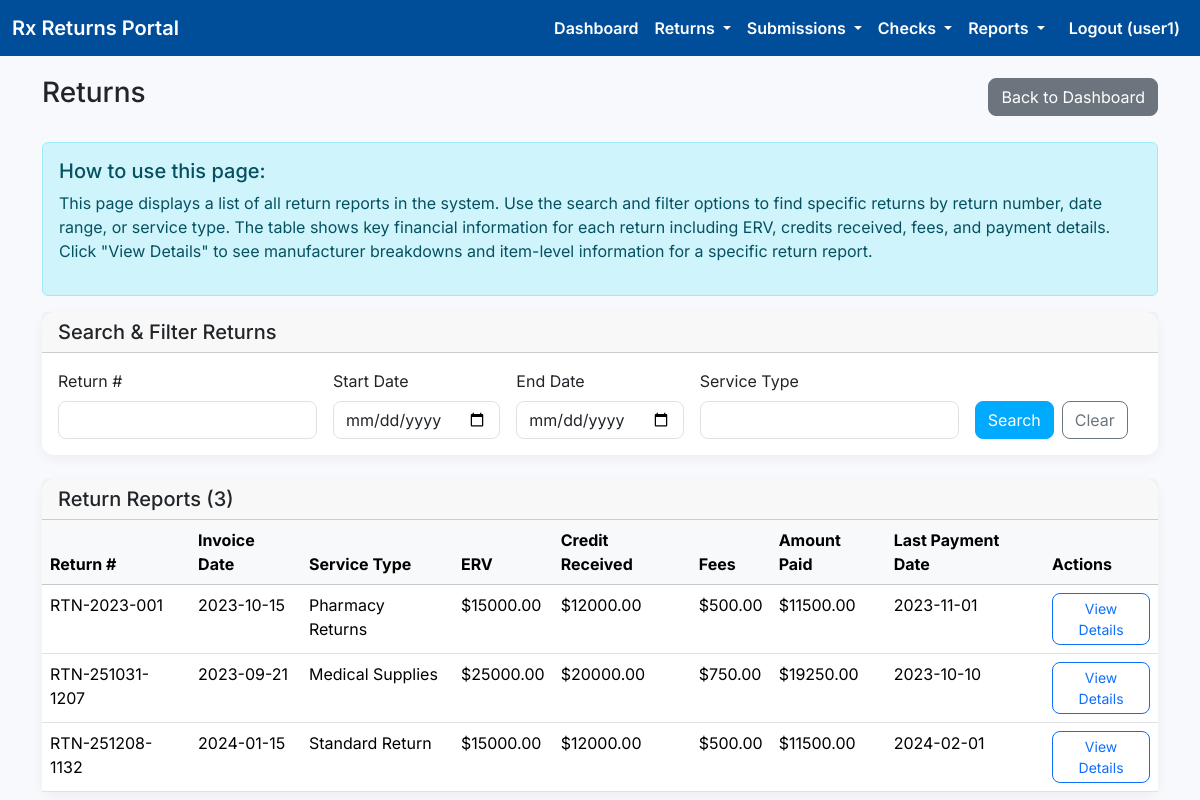
The app's page /returns (signed in) with its own data.
### models.py (models this page shows, shortened)
class User(UserMixin, db.Model):
    __tablename__ = 'users'
    id = db.Column(db.Integer, primary_key=True)
    username = db.Column(db.String(80), unique=True, nullable=False)
    email = db.Column(db.String(120), unique=True, nullable=False)
    password_hash = db.Column(db.String(256), nullable=False)
    company_name = db.Column(db.String(120))
    role = db.Column(db.String(20), nullable=False, default='user')

class ReturnReport(db.Model):
    __tablename__ = 'return_reports'
    id = db.Column(db.Integer, primary_key=True)
    return_no = db.Column(db.String(50), unique=True, nullable=False)
    invoice_date = db.Column(db.Date, nullable=False)
    service_type = db.Column(db.String(100), nullable=False)
    ERV = db.Column(db.Float, nullable=False)
    credit_received = db.Column(db.Float, nullable=False)
    fees = db.Column(db.Float, nullable=False)
    amount_paid = db.Column(db.Float, nullable=False)
    last_payment_date = db.Column(db.Date, nullable=False)
    breakdowns = db.relationship('ManufacturerBreakdown', backref='return_report', lazy=True)
    items = db.relationship('ReturnItem', backref='return_report', lazy=True)

### app.py (the view)
@app.route('/returns')
@login_required
def returns():
    return_no = request.args.get('return_no', '')
    start_date = request.args.get('start_date', '')
    end_date = request.args.get('end_date', '')
    service_type = request.args.get('service_type', '')
    query = ReturnReport.query
    if return_no:
        query = query.filter(ReturnReport.return_no.ilike(f'%{return_no}%'))
    if start_date:
        query = query.filter(ReturnReport.invoice_date >= start_date)
    if end_date:
        query = query.filter(ReturnReport.invoice_date <= end_date)
    if service_type:
        query = query.filter(ReturnReport.service_type.ilike(f'%{service_type}%'))
    returns_list = query.all()
    return render_template('returns.html', returns=returns_list, return_no=return_no, start_date=start_date, end_date=end_date, service_type=service_type)

### app.py (called while the page is built)
@login_manager.user_loader
def load_user(user_id):
    return User.query.get(int(user_id))

### templates/returns.html (shortened to what this page needs)
{% extends "base.html" %}
{% block content %}
<div class="row">
    <div class="col-12">
        <div class="d-flex justify-content-between align-items-center mb-4">
            <h1 class="h3">Returns</h1>
            <a href="{{ url_for('dashboard') }}" class="btn btn-secondary">Back to Dashboard</a>
        </div>
        <div class="alert alert-info">
            <h5>How to use this page:</h5>
            <p>This page displays a list of all return reports in the system. Use the search and filter options to find specific returns by return number, date range, or service type. The table shows key financial information for each return including ERV, credits received, fees, and payment details. Click "View Details" to see manufacturer breakdowns and item-level information for a specific return report.</p>
        </div>
        <div class="card mb-4">
            <div class="card-header">
                <h5 class="mb-0">Search & Filter Returns</h5>
            </div>
            <div class="card-body">
                <form method="GET" class="row g-3">
                    <div class="col-md-3">
                        <label for="return_no" class="form-label">Return #</label>
                        <input type="text" class="form-control" id="return_no" name="return_no" value="{{ return_no }}">
                    </div>
                    <div class="col-md-2">
                        <label for="start_date" class="form-label">Start Date</label>
                        <input type="date" class="form-control" id="start_date" name="start_date" value="{{ start_date }}">
                    </div>
                    <div class="col-md-2">
                        <label for="end_date" class="form-label">End Date</label>
                        <input type="date" class="form-control" id="end_date" name="end_date" value="{{ end_date }}">
                    </div>
                    <div class="col-md-3">
                        <label for="service_type" class="form-label">Service Type</label>
                        <input type="text" class="form-control" id="service_type" name="service_type" value="{{ service_type }}">
                    </div>
                    <div class="col-md-2 d-flex align-items-end">
                        <button type="submit" class="btn btn-primary me-2">Search</button>
                        <a href="{{ url_for('returns') }}" class="btn btn-outline-secondary">Clear</a>
                    </div>
                </form>
            </div>
        </div>
        {% if returns %}
        <div class="card">
            <div class="card-header">
                <h5 class="mb-0">Return Reports ({{ returns|length }})</h5>
            </div>
            <div class="card-body p-0">
                <div class="table-responsive">
                    <table class="table table-hover mb-0">
                        <thead class="table-light">
                            <tr>
                                <th>Return #</th>
                                <th>Invoice Date</th>
                                <th>Service Type</th>
                                <th>ERV</th>
                                <th>Credit Received</th>
                                <th>Fees</th>
                                <th>Amount Paid</th>
                                <th>Last Payment Date</th>
                                <th>Actions</th>
                            </tr>
                        </thead>
                        <tbody>
                            {% for return_report in returns %}
                            <tr>
                                <td>{{ return_report.return_no }}</td>
                                <td>{{ return_report.invoice_date.strftime('%Y-%m-%d') }}</td>
                                <td>{{ return_report.service_type }}</td>
                                <td>${{ "%.2f"|format(return_report.ERV) }}</td>
                                <td>${{ "%.2f"|format(return_report.credit_received) }}</td>
                                <td>${{ "%.2f"|format(return_report.fees) }}</td>
                                <td>${{ "%.2f"|format(return_report.amount_paid) }}</td>
                                <td>{{ return_report.last_payment_date.strftime('%Y-%m-%d') }}</td>
                                <td>
                                    <a href="{{ url_for('return_details', return_no=return_report.return_no) }}" class="btn btn-sm btn-outline-primary">View Details</a>
                                </td>
                            </tr>
                            {% endfor %}
                        </tbody>
                    </table>
                </div>
            </div>
        </div>
        {% endif %}
    </div>
</div>
{% endblock %}

### templates/base.html (shortened to what this page needs)
<!DOCTYPE html>
<html lang="en">
<head>
    <link href="https://cdn.jsdelivr.net/npm/bootstrap@5.3.3/dist/css/bootstrap.min.css" rel="stylesheet">
</head>
<body>
    <nav class="navbar navbar-expand-lg">
        <div class="container-fluid">
            <a class="navbar-brand" href="{{ url_for('index') }}">Rx Returns Portal</a>
            <div class="collapse navbar-collapse" id="navbarNav">
                <ul class="navbar-nav ms-auto">
                    {% if current_user.is_authenticated %}
                    <li class="nav-item">
                        <a class="nav-link" href="{{ url_for('dashboard') }}">Dashboard</a>
                    </li>
                    <li class="nav-item dropdown">
                        <a class="nav-link dropdown-toggle" href="#" id="returnsDropdown" role="button" data-bs-toggle="dropdown" aria-expanded="false">
                            Returns
                        </a>
                    </li>
                    <li class="nav-item dropdown">
                        <a class="nav-link dropdown-toggle" href="#" id="submissionsDropdown" role="button" data-bs-toggle="dropdown" aria-expanded="false">
                            Submissions
                        </a>
                    </li>
                    <li class="nav-item dropdown">
                        <a class="nav-link dropdown-toggle" href="#" id="checksDropdown" role="button" data-bs-toggle="dropdown" aria-expanded="false">
                            Checks
                        </a>
                    </li>
                    <li class="nav-item dropdown">
                        <a class="nav-link dropdown-toggle" href="#" id="reportsDropdown" role="button" data-bs-toggle="dropdown" aria-expanded="false">
                            Reports
                        </a>
                    </li>
                    <li class="nav-item">
                        <a class="nav-link btn btn-sm btn-outline-light ms-2" href="{{ url_for('logout') }}">Logout ({{ current_user.username }})</a>
                    </li>
                    {% endif %}
                </ul>
            </div>
        </div>
    </nav>
    <div class="container">
        {% block content %}{% endblock %}
    </div>
</body>
</html>

### templates/base.html (style rules this page uses)
body { font-family: 'Inter', sans-serif; background-color: #f7f9fc; }
.navbar { background-color: #004d99; }
.navbar-brand, .nav-link { color: white !important; font-weight: 600; }
.container { padding-top: 20px; }
.card { border-radius: 12px; box-shadow: 0 4px 12px rgba(0, 0, 0, 0.05); border: none; }
.form-control, .btn { border-radius: 8px; }
.btn-primary { background-color: #00aaff; border-color: #00aaff; }

### records on screen
User: username "user1"
ReturnReport: return_no "RTN-2023-001", invoice_date "2023-10-15", service_type "Pharmacy Returns", ERV "15000.00", credit_received "12000.00", fees "500.00", amount_paid "11500.00", last_payment_date "2023-11-01"
ReturnReport: return_no "RTN-251031-1207", invoice_date "2023-09-21", service_type "Medical Supplies", ERV "25000.00", credit_received "20000.00", fees "750.00", amount_paid "19250.00", last_payment_date "2023-10-10"
ReturnReport: return_no "RTN-251208-1132", invoice_date "2024-01-15", service_type "Standard Return", ERV "15000.00", credit_received "12000.00", fees "500.00", amount_paid "11500.00", last_payment_date "2024-02-01"

### other values on screen
{{ returns|length }} "3"
